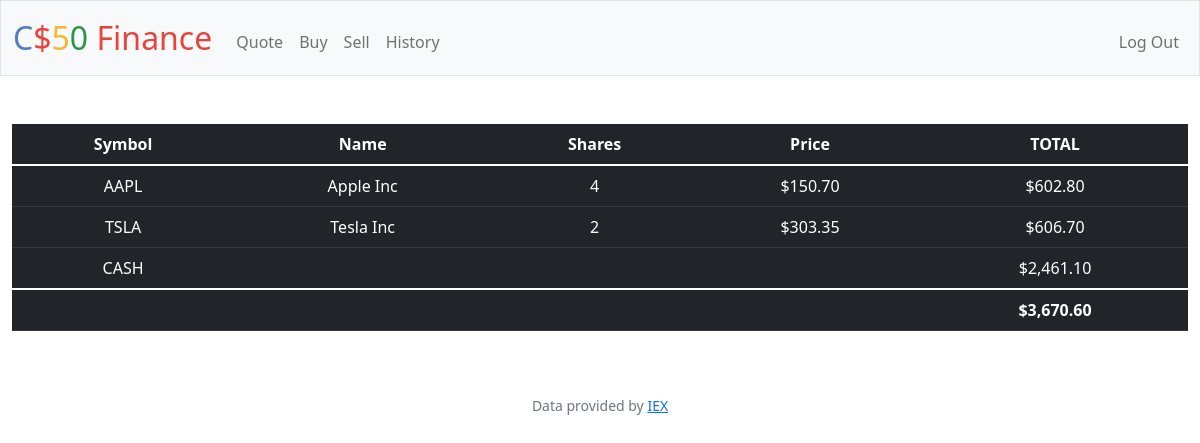
The page / (signed in) on the database its author committed.
### tables this page shows
CREATE TABLE transactions ( id INTEGER PRIMARY KEY AUTOINCREMENT, user_id INTEGER NOT NULL, name TEXT NOT NULL, shares INTEGER NOT NULL, price NUMERIC NOT NULL, type TEXT NOT NULL,  symbol TEXT NOT NULL, time TIMESTAMP DEFAULT CURRENT_TIMESTAMP, FOREIGN KEY(user_id) REFERENCES users(id) );

CREATE TABLE users (id INTEGER PRIMARY KEY AUTOINCREMENT NOT NULL, username TEXT NOT NULL, hash TEXT NOT NULL, cash NUMERIC NOT NULL DEFAULT 10000.00);

### app.py (the view)
@app.route("/")
@login_required
def index():
    user_id = session["user_id"]
    stocks = db.execute("SELECT symbol, name, price, SUM(shares) as totalShares FROM transactions WHERE user_id = ? GROUP BY symbol", user_id)
    cash = db.execute("SELECT cash FROM users WHERE id = ?", user_id)[0]["cash"]
    total = cash
    for stock in stocks:
        total += stock["price"] * stock["totalShares"]
    return render_template("index.html", stocks=stocks, cash=cash, usd=usd, total=total)

### app.py (called while the page is built)
@app.after_request
def after_request(response):
    response.headers["Cache-Control"] = "no-cache, no-store, must-revalidate"
    response.headers["Expires"] = 0
    response.headers["Pragma"] = "no-cache"
    return response

### helpers.py (called while the page is built)
def login_required(f):
    @wraps(f)
    def decorated_function(*args, **kwargs):
        if session.get("user_id") is None:
            return redirect("/login")
        return f(*args, **kwargs)
    return decorated_function

def usd(value):
    return f"${value:,.2f}"

### templates/index.html (shortened to what this page needs)
{% extends "layout.html" %}
{% block main %}
    <table class="table table-dark">
        <thead>
            <tr>
                <th>Symbol</th>
                <th>Name</th>
                <th>Shares</th>
                <th>Price</th>
                <th>TOTAL</th>
            </tr>
        </thead>
        <tbody>
            {% for stock in stocks %}
                <tr>
                    <td> {{ stock["symbol"] }} </td>
                    <td> {{ stock["name"] }} </td>
                    <td> {{ stock["totalShares"] }} </td>
                    <td> {{ usd(stock["price"]) }} </td>
                    <td> {{ usd(stock["totalShares"] * stock["price"]) }} </td>
                </tr>
            {% endfor %}
            <tr>
                <td>CASH</td>
                <td colspan="3"></td>
                <td>{{ usd(cash) }}</td>
            </tr>
        </tbody>
        <tfoot>
            <td colspan="4"></td>
            <td><strong>{{ usd(total) }}</strong></td>
        </tfoot>
    </table>
{% endblock %}

### templates/layout.html (shortened to what this page needs)
<!DOCTYPE html>
<html lang="en">
    <head>
        <link href="https://cdn.jsdelivr.net/npm/bootstrap@5.1.3/dist/css/bootstrap.min.css" rel="stylesheet">
        <link href="/static/styles.css" rel="stylesheet">
    </head>
    <body>
        <nav class="bg-light border navbar navbar-expand-md navbar-light">
            <div class="container-fluid">
                <a class="navbar-brand" href="/"><span class="blue">C</span><span class="red">$</span><span class="yellow">5</span><span class="green">0</span> <span class="red">Finance</span></a>
                <div class="collapse navbar-collapse" id="navbar">
                    {% if session["user_id"] %}
                        <ul class="navbar-nav me-auto mt-2">
                            <li class="nav-item"><a class="nav-link" href="/quote">Quote</a></li>
                            <li class="nav-item"><a class="nav-link" href="/buy">Buy</a></li>
                            <li class="nav-item"><a class="nav-link" href="/sell">Sell</a></li>
                            <li class="nav-item"><a class="nav-link" href="/history">History</a></li>
                        </ul>
                        <ul class="navbar-nav ms-auto mt-2">
                            <li class="nav-item"><a class="nav-link" href="/logout">Log Out</a></li>
                        </ul>
                    {% else %}
                        <ul class="navbar-nav ms-auto mt-2">
                            <li class="nav-item"><a class="nav-link" href="/register">Register</a></li>
                            <li class="nav-item"><a class="nav-link" href="/login">Log In</a></li>
                        </ul>
                    {% endif %}
                </div>
            </div>
        </nav>
        <main class="container-fluid py-5 text-center">
            {% block main %}{% endblock %}
        </main>
        <footer class="mb-5 small text-center text-muted">
            Data provided by <a href="https://iexcloud.io/">IEX</a>
        </footer>
    </body>
</html>

### static/styles.css (style rules this page uses)
nav .navbar-brand { font-size: xx-large; }
nav .navbar-brand .blue { color: #537fbe; }
nav .navbar-brand .red { color: #ea433b; }
nav .navbar-brand .yellow { color: #f5b82e; }
nav .navbar-brand .green { color: #2e944b; }

### rows shown on the page
transactions: symbol "AAPL", name "Apple Inc", totalShares "4", price "$150.70", totalShares "$602.80"
users: cash "$2,461.10"

### other values the page prints
{{ stock["symbol"] }} "TSLA"
{{ stock["name"] }} "Tesla Inc"
{{ stock["totalShares"] }} "2"
{{ usd(stock["price"]) }} "$303.35"
{{ usd(stock["totalShares"] * stock["price"]) }} "$606.70"
{{ usd(total) }} "$3,670.60"
